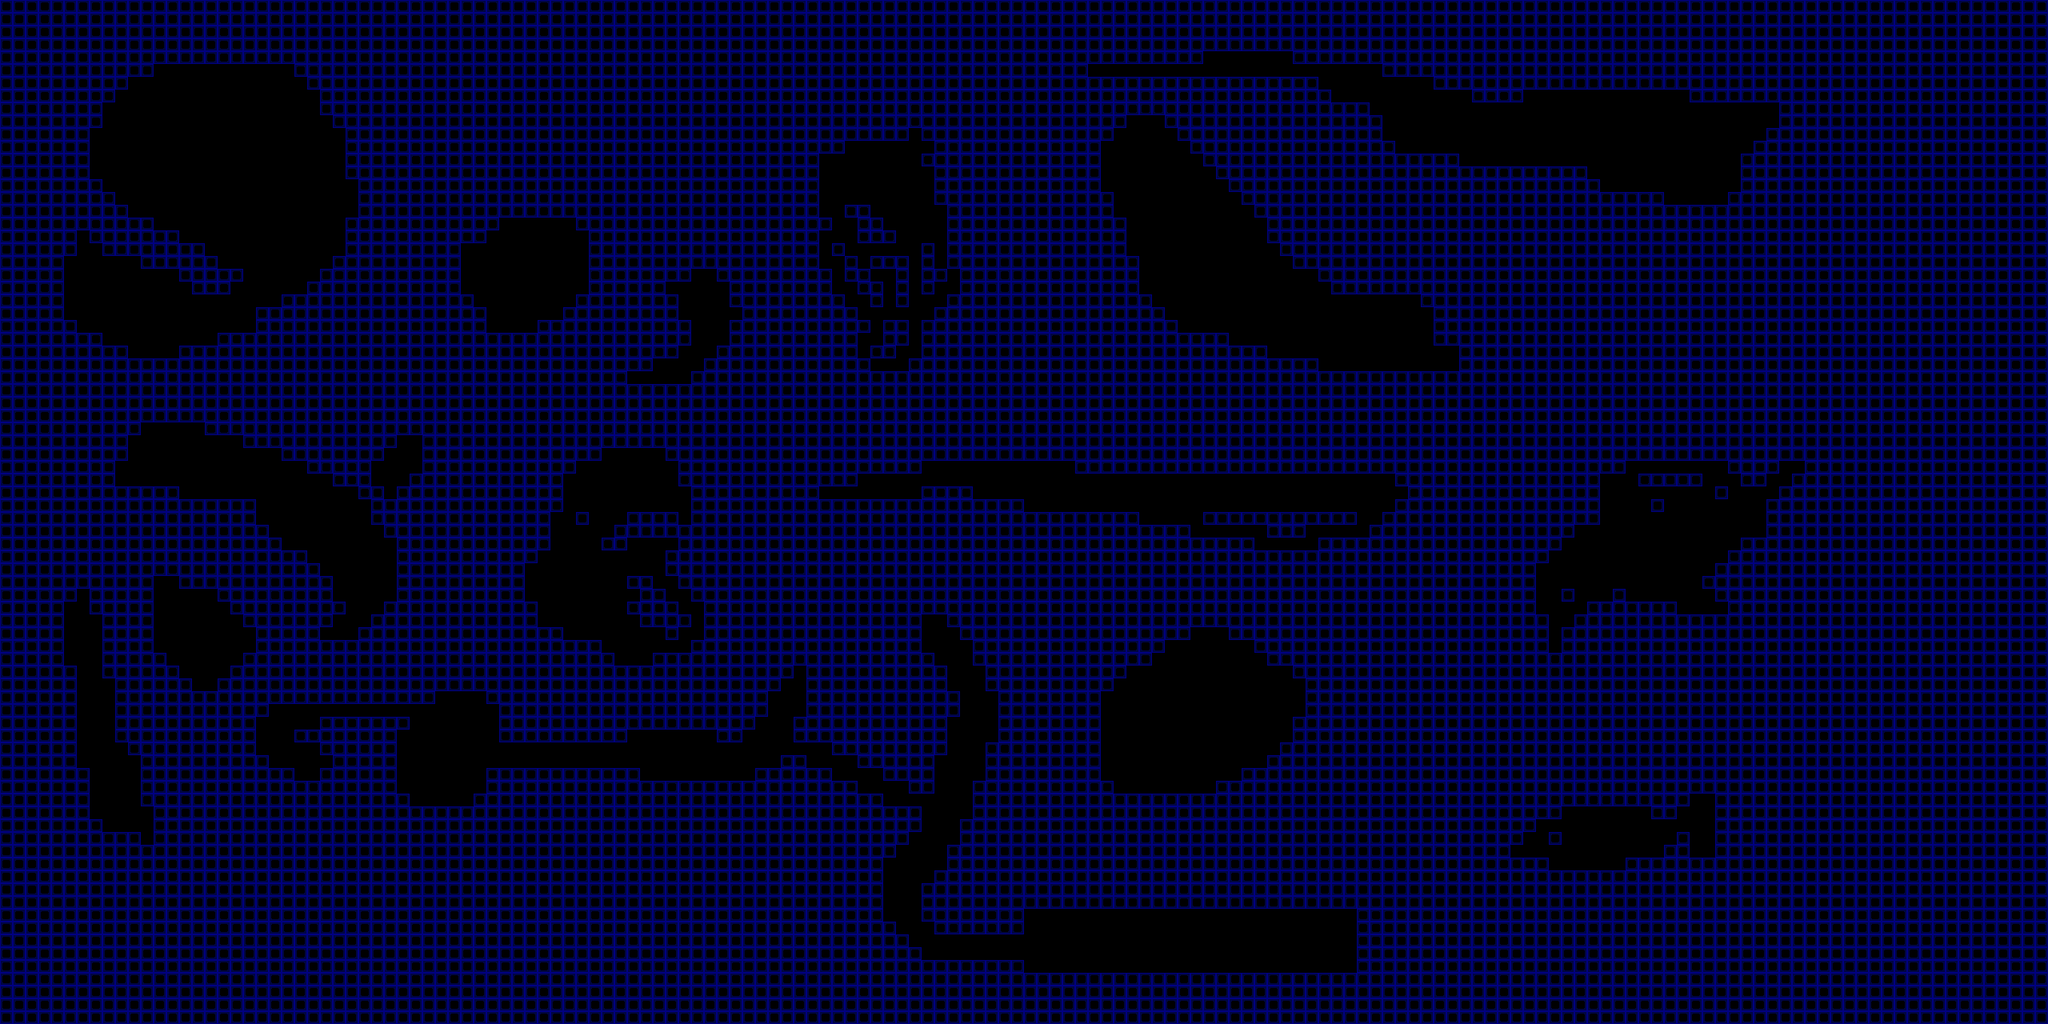

This is a level from a 2D game, rendered from its Tiled map with the project's own tilesets. A one-line summary and the map file follow, with tile-layer data summarised:
An orthogonal 160x80 tile map with 16x16 px tiles, 6 tile layers (front, ladder, one_way_block, water, ...).

<map version="1.10" tiledversion="1.12.2-2-geb83ddb9" orientation="orthogonal" renderorder="right-down" width="160" height="80" tilewidth="16" tileheight="16" infinite="0" nextlayerid="8" nextobjectid="1">
 <tileset firstgid="1" source="../../tileset/tileset_map_element.tsx" />
 <layer id="7" name="front" width="160" height="80">
  <data>[12800 cells, 417 non-empty, 1 distinct tile ids]</data>
 </layer>
 <layer id="1" name="ladder" width="160" height="80">
  <data>[12800 cells, 0 non-empty, 0 distinct tile ids]</data>
 </layer>
 <layer id="6" name="one_way_block" width="160" height="80">
  <data>[12800 cells, 0 non-empty, 0 distinct tile ids]</data>
 </layer>
 <layer id="4" name="water" width="160" height="80">
  <data>[12800 cells, 0 non-empty, 0 distinct tile ids]</data>
 </layer>
 <layer id="3" name="needle" width="160" height="80">
  <data>[12800 cells, 0 non-empty, 0 distinct tile ids]</data>
 </layer>
 <layer id="5" name="block" width="160" height="80">
  <data>[12800 cells, 10029 non-empty, 1 distinct tile ids]</data>
 </layer>
</map>
